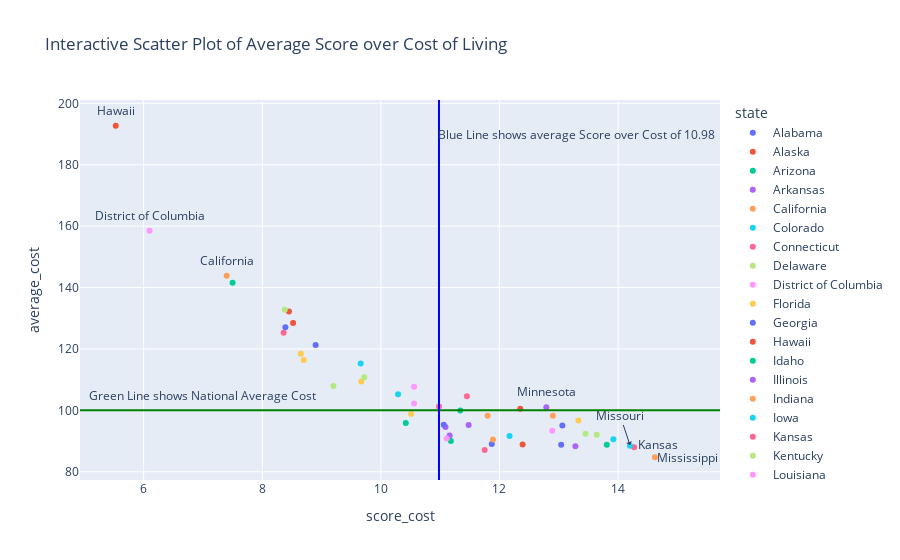

The code cell stored with this chart in its notebook:
### Code cell
fig = px.scatter(master, x="score_cost", y="average_cost", color="state",
                 title="Interactive Scatter Plot of Average Score over Cost of Living")
# Worst 3 States: Hawaii
fig.add_annotation(x=5.53, y=192.67+5,
            text="Hawaii",
            showarrow=False,
            arrowhead=0)
fig.add_annotation(x=6.1, y=158.5+5,
            text="District of Columbia",
            showarrow=False,
            arrowhead=0)
fig.add_annotation(x=7.4, y=143.8+5,
            text="California",
            showarrow=False,
            arrowhead=0)

# Top 3 Best Value States

fig.add_annotation(x=14.62+0.55, y=84.73,
            text="Mississippi",
            showarrow=False,
            arrowhead=0)
fig.add_annotation(x=14.27+0.4, y=88+1,
            text="Kansas",
            showarrow=False,
            arrowhead=0)
fig.add_annotation(x=14.2, y=88.47+0.25,
            text="Missouri",
            showarrow=True,
            arrowhead=1)

# Top right quadrant
fig.add_annotation(x=12.79, y=101.3+5,
            text="Minnesota",
            showarrow=False,
            arrowhead=0)

# National Average Cost Line
fig.add_hline(y=100, line_color="green")
fig.add_annotation(x=7, y=105,
            text="Green Line shows National Average Cost",
            showarrow=False,
            arrowhead=0)

# National Average Score Line
fig.add_vline(x=10.98, line_color="blue")
fig.add_annotation(x=13.3, y=190,
            text="Blue Line shows average Score over Cost of 10.98",
            showarrow=False,
            arrowhead=0)
fig.show()

### Figure 1 — Plotly figure (JSON) as saved in the notebook; plotly's stock layout.template omitted (floating-point values rounded to 4 significant figures)
{"data": [{"hovertemplate": "state=Alabama<br>score_cost=%{x}<br>average_cost=%{y}<extra></extra>", "legendgroup": "Alabama", "marker": {"color": "#636efa", "symbol": "circle"}, "mode": "markers", "name": "Alabama", "orientation": "v", "showlegend": true, "type": "scatter", "x": [13.04], "xaxis": "x", "y": [88.8], "yaxis": "y"}, {"hovertemplate": "state=Alaska<br>score_cost=%{x}<br>average_cost=%{y}<extra></extra>", "legendgroup": "Alaska", "marker": {"color": "#EF553B", "symbol": "circle"}, "mode": "markers", "name": "Alaska", "orientation": "v", "showlegend": true, "type": "scatter", "x": [8.52], "xaxis": "x", "y": [128.4], "yaxis": "y"}, {"hovertemplate": "state=Arizona<br>score_cost=%{x}<br>average_cost=%{y}<extra></extra>", "legendgroup": "Arizona", "marker": {"color": "#00cc96", "symbol": "circle"}, "mode": "markers", "name": "Arizona", "orientation": "v", "showlegend": true, "type": "scatter", "x": [11.34], "xaxis": "x", "y": [99.93], "yaxis": "y"}, {"hovertemplate": "state=Arkansas<br>score_cost=%{x}<br>average_cost=%{y}<extra></extra>", "legendgroup": "Arkansas", "marker": {"color": "#ab63fa", "symbol": "circle"}, "mode": "markers", "name": "Arkansas", "orientation": "v", "showlegend": true, "type": "scatter", "x": [13.28], "xaxis": "x", "y": [88.3], "yaxis": "y"}, {"hovertemplate": "state=California<br>score_cost=%{x}<br>average_cost=%{y}<extra></extra>", "legendgroup": "California", "marker": {"color": "#FFA15A", "symbol": "circle"}, "mode": "markers", "name": "California", "orientation": "v", "showlegend": true, "type": "scatter", "x": [7.4], "xaxis": "x", "y": [143.9], "yaxis": "y"}, {"hovertemplate": "state=Colorado<br>score_cost=%{x}<br>average_cost=%{y}<extra></extra>", "legendgroup": "Colorado", "marker": {"color": "#19d3f3", "symbol": "circle"}, "mode": "markers", "name": "Colorado", "orientation": "v", "showlegend": true, "type": "scatter", "x": [10.29], "xaxis": "x", "y": [105.2], "yaxis": "y"}, {"hovertemplate": "state=Connecticut<br>score_cost=%{x}<br>average_cost=%{y}<extra></extra>", "legendgroup": "Connecticut", "marker": {"color": "#FF6692", "symbol": "circle"}, "mode": "markers", "name": "Connecticut", "orientation": "v", "showlegend": true, "type": "scatter", "x": [8.36], "xaxis": "x", "y": [125.3], "yaxis": "y"}, {"hovertemplate": "state=Delaware<br>score_cost=%{x}<br>average_cost=%{y}<extra></extra>", "legendgroup": "Delaware", "marker": {"color": "#B6E880", "symbol": "circle"}, "mode": "markers", "name": "Delaware", "orientation": "v", "showlegend": true, "type": "scatter", "x": [9.2], "xaxis": "x", "y": [108.0], "yaxis": "y"}, {"hovertemplate": "state=District of Columbia<br>score_cost=%{x}<br>average_cost=%{y}<extra></extra>", "legendgroup": "District of Columbia", "marker": {"color": "#FF97FF", "symbol": "circle"}, "mode": "markers", "name": "District of Columbia", "orientation": "v", "showlegend": true, "type": "scatter", "x": [6.1], "xaxis": "x", "y": [158.5], "yaxis": "y"}, {"hovertemplate": "state=Florida<br>score_cost=%{x}<br>average_cost=%{y}<extra></extra>", "legendgroup": "Florida", "marker": {"color": "#FECB52", "symbol": "circle"}, "mode": "markers", "name": "Florida", "orientation": "v", "showlegend": true, "type": "scatter", "x": [10.51], "xaxis": "x", "y": [98.8], "yaxis": "y"}, {"hovertemplate": "state=Georgia<br>score_cost=%{x}<br>average_cost=%{y}<extra></extra>", "legendgroup": "Georgia", "marker": {"color": "#636efa", "symbol": "circle"}, "mode": "markers", "name": "Georgia", "orientation": "v", "showlegend": true, "type": "scatter", "x": [11.87], "xaxis": "x", "y": [89.07], "yaxis": "y"}, {"hovertemplate": "state=Hawaii<br>score_cost=%{x}<br>average_cost=%{y}<extra></extra>", "legendgroup": "Hawaii", "marker": {"color": "#EF553B", "symbol": "circle"}, "mode": "markers", "name": "Hawaii", "orientation": "v", "showlegend": true, "type": "scatter", "x": [5.53], "xaxis": "x", "y": [192.7], "yaxis": "y"}, {"hovertemplate": "state=Idaho<br>score_cost=%{x}<br>average_cost=%{y}<extra></extra>", "legendgroup": "Idaho", "marker": {"color": "#00cc96", "symbol": "circle"}, "mode": "markers", "name": "Idaho", "orientation": "v", "showlegend": true, "type": "scatter", "x": [10.42], "xaxis": "x", "y": [95.9], "yaxis": "y"}, {"hovertemplate": "state=Illinois<br>score_cost=%{x}<br>average_cost=%{y}<extra></extra>", "legendgroup": "Illinois", "marker": {"color": "#ab63fa", "symbol": "circle"}, "mode": "markers", "name": "Illinois", "orientation": "v", "showlegend": true, "type": "scatter", "x": [11.09], "xaxis": "x", "y": [94.57], "yaxis": "y"}, {"hovertemplate": "state=Indiana<br>score_cost=%{x}<br>average_cost=%{y}<extra></extra>", "legendgroup": "Indiana", "marker": {"color": "#FFA15A", "symbol": "circle"}, "mode": "markers", "name": "Indiana", "orientation": "v", "showlegend": true, "type": "scatter", "x": [11.89], "xaxis": "x", "y": [90.5], "yaxis": "y"}, {"hovertemplate": "state=Iowa<br>score_cost=%{x}<br>average_cost=%{y}<extra></extra>", "legendgroup": "Iowa", "marker": {"color": "#19d3f3", "symbol": "circle"}, "mode": "markers", "name": "Iowa", "orientation": "v", "showlegend": true, "type": "scatter", "x": [13.92], "xaxis": "x", "y": [90.63], "yaxis": "y"}, {"hovertemplate": "state=Kansas<br>score_cost=%{x}<br>average_cost=%{y}<extra></extra>", "legendgroup": "Kansas", "marker": {"color": "#FF6692", "symbol": "circle"}, "mode": "markers", "name": "Kansas", "orientation": "v", "showlegend": true, "type": "scatter", "x": [14.27], "xaxis": "x", "y": [88], "yaxis": "y"}, {"hovertemplate": "state=Kentucky<br>score_cost=%{x}<br>average_cost=%{y}<extra></extra>", "legendgroup": "Kentucky", "marker": {"color": "#B6E880", "symbol": "circle"}, "mode": "markers", "name": "Kentucky", "orientation": "v", "showlegend": true, "type": "scatter", "x": [13.45], "xaxis": "x", "y": [92.37], "yaxis": "y"}, {"hovertemplate": "state=Louisiana<br>score_cost=%{x}<br>average_cost=%{y}<extra></extra>", "legendgroup": "Louisiana", "marker": {"color": "#FF97FF", "symbol": "circle"}, "mode": "markers", "name": "Louisiana", "orientation": "v", "showlegend": true, "type": "scatter", "x": [12.89], "xaxis": "x", "y": [93.33], "yaxis": "y"}, {"hovertemplate": "state=Maine<br>score_cost=%{x}<br>average_cost=%{y}<extra></extra>", "legendgroup": "Maine", "marker": {"color": "#FECB52", "symbol": "circle"}, "mode": "markers", "name": "Maine", "orientation": "v", "showlegend": true, "type": "scatter", "x": [8.7], "xaxis": "x", "y": [116.4], "yaxis": "y"}, {"hovertemplate": "state=Maryland<br>score_cost=%{x}<br>average_cost=%{y}<extra></extra>", "legendgroup": "Maryland", "marker": {"color": "#636efa", "symbol": "circle"}, "mode": "markers", "name": "Maryland", "orientation": "v", "showlegend": true, "type": "scatter", "x": [8.39], "xaxis": "x", "y": [127.1], "yaxis": "y"}, {"hovertemplate": "state=Massachusetts<br>score_cost=%{x}<br>average_cost=%{y}<extra></extra>", "legendgroup": "Massachusetts", "marker": {"color": "#EF553B", "symbol": "circle"}, "mode": "markers", "name": "Massachusetts", "orientation": "v", "showlegend": true, "type": "scatter", "x": [8.45], "xaxis": "x", "y": [132.2], "yaxis": "y"}, {"hovertemplate": "state=Michigan<br>score_cost=%{x}<br>average_cost=%{y}<extra></extra>", "legendgroup": "Michigan", "marker": {"color": "#00cc96", "symbol": "circle"}, "mode": "markers", "name": "Michigan", "orientation": "v", "showlegend": true, "type": "scatter", "x": [11.18], "xaxis": "x", "y": [90], "yaxis": "y"}, {"hovertemplate": "state=Minnesota<br>score_cost=%{x}<br>average_cost=%{y}<extra></extra>", "legendgroup": "Minnesota", "marker": {"color": "#ab63fa", "symbol": "circle"}, "mode": "markers", "name": "Minnesota", "orientation": "v", "showlegend": true, "type": "scatter", "x": [12.79], "xaxis": "x", "y": [101.0], "yaxis": "y"}, {"hovertemplate": "state=Mississippi<br>score_cost=%{x}<br>average_cost=%{y}<extra></extra>", "legendgroup": "Mississippi", "marker": {"color": "#FFA15A", "symbol": "circle"}, "mode": "markers", "name": "Mississippi", "orientation": "v", "showlegend": true, "type": "scatter", "x": [14.62], "xaxis": "x", "y": [84.73], "yaxis": "y"}, {"hovertemplate": "state=Missouri<br>score_cost=%{x}<br>average_cost=%{y}<extra></extra>", "legendgroup": "Missouri", "marker": {"color": "#19d3f3", "symbol": "circle"}, "mode": "markers", "name": "Missouri", "orientation": "v", "showlegend": true, "type": "scatter", "x": [14.2], "xaxis": "x", "y": [88.47], "yaxis": "y"}, {"hovertemplate": "state=Montana<br>score_cost=%{x}<br>average_cost=%{y}<extra></extra>", "legendgroup": "Montana", "marker": {"color": "#FF6692", "symbol": "circle"}, "mode": "markers", "name": "Montana", "orientation": "v", "showlegend": true, "type": "scatter", "x": [11.45], "xaxis": "x", "y": [104.6], "yaxis": "y"}, {"hovertemplate": "state=Nebraska<br>score_cost=%{x}<br>average_cost=%{y}<extra></extra>", "legendgroup": "Nebraska", "marker": {"color": "#B6E880", "symbol": "circle"}, "mode": "markers", "name": "Nebraska", "orientation": "v", "showlegend": true, "type": "scatter", "x": [13.64], "xaxis": "x", "y": [92.03], "yaxis": "y"}, {"hovertemplate": "state=Nevada<br>score_cost=%{x}<br>average_cost=%{y}<extra></extra>", "legendgroup": "Nevada", "marker": {"color": "#FF97FF", "symbol": "circle"}, "mode": "markers", "name": "Nevada", "orientation": "v", "showlegend": true, "type": "scatter", "x": [10.56], "xaxis": "x", "y": [107.7], "yaxis": "y"}, {"hovertemplate": "state=New Hampshire<br>score_cost=%{x}<br>average_cost=%{y}<extra></extra>", "legendgroup": "New Hampshire", "marker": {"color": "#FECB52", "symbol": "circle"}, "mode": "markers", "name": "New Hampshire", "orientation": "v", "showlegend": true, "type": "scatter", "x": [9.67], "xaxis": "x", "y": [109.4], "yaxis": "y"}, {"hovertemplate": "state=New Jersey<br>score_cost=%{x}<br>average_cost=%{y}<extra></extra>", "legendgroup": "New Jersey", "marker": {"color": "#636efa", "symbol": "circle"}, "mode": "markers", "name": "New Jersey", "orientation": "v", "showlegend": true, "type": "scatter", "x": [8.9], "xaxis": "x", "y": [121.3], "yaxis": "y"}, {"hovertemplate": "state=New Mexico<br>score_cost=%{x}<br>average_cost=%{y}<extra></extra>", "legendgroup": "New Mexico", "marker": {"color": "#EF553B", "symbol": "circle"}, "mode": "markers", "name": "New Mexico", "orientation": "v", "showlegend": true, "type": "scatter", "x": [12.39], "xaxis": "x", "y": [88.9], "yaxis": "y"}, {"hovertemplate": "state=New York<br>score_cost=%{x}<br>average_cost=%{y}<extra></extra>", "legendgroup": "New York", "marker": {"color": "#00cc96", "symbol": "circle"}, "mode": "markers", "name": "New York", "orientation": "v", "showlegend": true, "type": "scatter", "x": [7.5], "xaxis": "x", "y": [141.5], "yaxis": "y"}, {"hovertemplate": "state=North Carolina<br>score_cost=%{x}<br>average_cost=%{y}<extra></extra>", "legendgroup": "North Carolina", "marker": {"color": "#ab63fa", "symbol": "circle"}, "mode": "markers", "name": "North Carolina", "orientation": "v", "showlegend": true, "type": "scatter", "x": [11.48], "xaxis": "x", "y": [95.2], "yaxis": "y"}, {"hovertemplate": "state=North Dakota<br>score_cost=%{x}<br>average_cost=%{y}<extra></extra>", "legendgroup": "North Dakota", "marker": {"color": "#FFA15A", "symbol": "circle"}, "mode": "markers", "name": "North Dakota", "orientation": "v", "showlegend": true, "type": "scatter", "x": [12.9], "xaxis": "x", "y": [98.27], "yaxis": "y"}, {"hovertemplate": "state=Ohio<br>score_cost=%{x}<br>average_cost=%{y}<extra></extra>", "legendgroup": "Ohio", "marker": {"color": "#19d3f3", "symbol": "circle"}, "mode": "markers", "name": "Ohio", "orientation": "v", "showlegend": true, "type": "scatter", "x": [12.17], "xaxis": "x", "y": [91.63], "yaxis": "y"}, {"hovertemplate": "state=Oklahoma<br>score_cost=%{x}<br>average_cost=%{y}<extra></extra>", "legendgroup": "Oklahoma", "marker": {"color": "#FF6692", "symbol": "circle"}, "mode": "markers", "name": "Oklahoma", "orientation": "v", "showlegend": true, "type": "scatter", "x": [11.75], "xaxis": "x", "y": [87.13], "yaxis": "y"}, {"hovertemplate": "state=Oregon<br>score_cost=%{x}<br>average_cost=%{y}<extra></extra>", "legendgroup": "Oregon", "marker": {"color": "#B6E880", "symbol": "circle"}, "mode": "markers", "name": "Oregon", "orientation": "v", "showlegend": true, "type": "scatter", "x": [8.38], "xaxis": "x", "y": [132.8], "yaxis": "y"}, {"hovertemplate": "state=Pennsylvania<br>score_cost=%{x}<br>average_cost=%{y}<extra></extra>", "legendgroup": "Pennsylvania", "marker": {"color": "#FF97FF", "symbol": "circle"}, "mode": "markers", "name": "Pennsylvania", "orientation": "v", "showlegend": true, "type": "scatter", "x": [10.56], "xaxis": "x", "y": [102.2], "yaxis": "y"}, {"hovertemplate": "state=Rhode Island<br>score_cost=%{x}<br>average_cost=%{y}<extra></extra>", "legendgroup": "Rhode Island", "marker": {"color": "#FECB52", "symbol": "circle"}, "mode": "markers", "name": "Rhode Island", "orientation": "v", "showlegend": true, "type": "scatter", "x": [8.65], "xaxis": "x", "y": [118.4], "yaxis": "y"}, {"hovertemplate": "state=South Carolina<br>score_cost=%{x}<br>average_cost=%{y}<extra></extra>", "legendgroup": "South Carolina", "marker": {"color": "#636efa", "symbol": "circle"}, "mode": "markers", "name": "South Carolina", "orientation": "v", "showlegend": true, "type": "scatter", "x": [11.06], "xaxis": "x", "y": [95.33], "yaxis": "y"}, {"hovertemplate": "state=South Dakota<br>score_cost=%{x}<br>average_cost=%{y}<extra></extra>", "legendgroup": "South Dakota", "marker": {"color": "#EF553B", "symbol": "circle"}, "mode": "markers", "name": "South Dakota", "orientation": "v", "showlegend": true, "type": "scatter", "x": [12.35], "xaxis": "x", "y": [100.5], "yaxis": "y"}, {"hovertemplate": "state=Tennessee<br>score_cost=%{x}<br>average_cost=%{y}<extra></extra>", "legendgroup": "Tennessee", "marker": {"color": "#00cc96", "symbol": "circle"}, "mode": "markers", "name": "Tennessee", "orientation": "v", "showlegend": true, "type": "scatter", "x": [13.81], "xaxis": "x", "y": [88.77], "yaxis": "y"}, {"hovertemplate": "state=Texas<br>score_cost=%{x}<br>average_cost=%{y}<extra></extra>", "legendgroup": "Texas", "marker": {"color": "#ab63fa", "symbol": "circle"}, "mode": "markers", "name": "Texas", "orientation": "v", "showlegend": true, "type": "scatter", "x": [11.16], "xaxis": "x", "y": [91.83], "yaxis": "y"}, {"hovertemplate": "state=Utah<br>score_cost=%{x}<br>average_cost=%{y}<extra></extra>", "legendgroup": "Utah", "marker": {"color": "#FFA15A", "symbol": "circle"}, "mode": "markers", "name": "Utah", "orientation": "v", "showlegend": true, "type": "scatter", "x": [11.8], "xaxis": "x", "y": [98.27], "yaxis": "y"}, {"hovertemplate": "state=Vermont<br>score_cost=%{x}<br>average_cost=%{y}<extra></extra>", "legendgroup": "Vermont", "marker": {"color": "#19d3f3", "symbol": "circle"}, "mode": "markers", "name": "Vermont", "orientation": "v", "showlegend": true, "type": "scatter", "x": [9.66], "xaxis": "x", "y": [115.3], "yaxis": "y"}, {"hovertemplate": "state=Virginia<br>score_cost=%{x}<br>average_cost=%{y}<extra></extra>", "legendgroup": "Virginia", "marker": {"color": "#FF6692", "symbol": "circle"}, "mode": "markers", "name": "Virginia", "orientation": "v", "showlegend": true, "type": "scatter", "x": [10.98], "xaxis": "x", "y": [101.3], "yaxis": "y"}, {"hovertemplate": "state=Washington<br>score_cost=%{x}<br>average_cost=%{y}<extra></extra>", "legendgroup": "Washington", "marker": {"color": "#B6E880", "symbol": "circle"}, "mode": "markers", "name": "Washington", "orientation": "v", "showlegend": true, "type": "scatter", "x": [9.72], "xaxis": "x", "y": [110.8], "yaxis": "y"}, {"hovertemplate": "state=West Virginia<br>score_cost=%{x}<br>average_cost=%{y}<extra></extra>", "legendgroup": "West Virginia", "marker": {"color": "#FF97FF", "symbol": "circle"}, "mode": "markers", "name": "West Virginia", "orientation": "v", "showlegend": true, "type": "scatter", "x": [11.11], "xaxis": "x", "y": [90.83], "yaxis": "y"}, {"hovertemplate": "state=Wisconsin<br>score_cost=%{x}<br>average_cost=%{y}<extra></extra>", "legendgroup": "Wisconsin", "marker": {"color": "#FECB52", "symbol": "circle"}, "mode": "markers", "name": "Wisconsin", "orientation": "v", "showlegend": true, "type": "scatter", "x": [13.33], "xaxis": "x", "y": [96.7], "yaxis": "y"}, {"hovertemplate": "state=Wyoming<br>score_cost=%{x}<br>average_cost=%{y}<extra></extra>", "legendgroup": "Wyoming", "marker": {"color": "#636efa", "symbol": "circle"}, "mode": "markers", "name": "Wyoming", "orientation": "v", "showlegend": true, "type": "scatter", "x": [13.06], "xaxis": "x", "y": [95.1], "yaxis": "y"}], "layout": {"annotations": [{"arrowhead": 0, "showarrow": false, "text": "Hawaii", "x": 5.53, "y": 197.7}, {"arrowhead": 0, "showarrow": false, "text": "District of Columbia", "x": 6.1, "y": 163.5}, {"arrowhead": 0, "showarrow": false, "text": "California", "x": 7.4, "y": 148.8}, {"arrowhead": 0, "showarrow": false, "text": "Mississippi", "x": 15.17, "y": 84.73}, {"arrowhead": 0, "showarrow": false, "text": "Kansas", "x": 14.67, "y": 89}, {"arrowhead": 1, "showarrow": true, "text": "Missouri", "x": 14.2, "y": 88.72}, {"arrowhead": 0, "showarrow": false, "text": "Minnesota", "x": 12.79, "y": 106.3}, {"arrowhead": 0, "showarrow": false, "text": "Green Line shows National Average Cost", "x": 7, "y": 105}, {"arrowhead": 0, "showarrow": false, "text": "Blue Line shows average Score over Cost of 10.98", "x": 13.3, "y": 190}], "legend": {"title": {"text": "state"}, "tracegroupgap": 0}, "shapes": [{"line": {"color": "green"}, "type": "line", "x0": 0, "x1": 1, "xref": "x domain", "y0": 100, "y1": 100, "yref": "y"}, {"line": {"color": "blue"}, "type": "line", "x0": 10.98, "x1": 10.98, "xref": "x", "y0": 0, "y1": 1, "yref": "y domain"}], "title": {"text": "Interactive Scatter Plot of Average Score over Cost of Living"}, "xaxis": {"anchor": "y", "domain": [0, 1], "title": {"text": "score_cost"}}, "yaxis": {"anchor": "x", "domain": [0, 1], "title": {"text": "average_cost"}}}}
